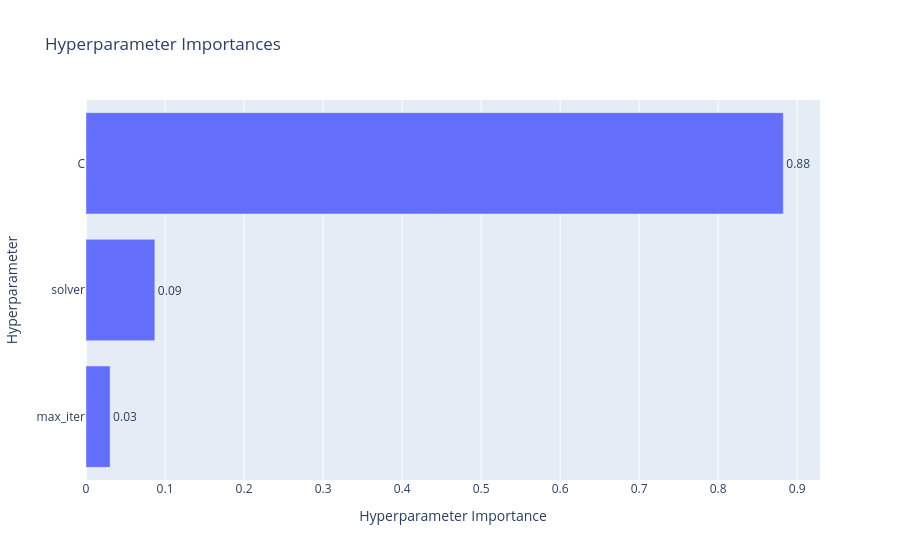

The notebook cell this image was saved under:
### Code cell
optuna.visualization.plot_param_importances(study)

### Figure 1 — Plotly figure (JSON) as saved in the notebook; plotly's stock layout.template omitted (floating-point values rounded to 4 significant figures)
{"data": [{"cliponaxis": false, "hovertemplate": ["max_iter (IntDistribution): 0.030508648501824883<extra></extra>", "solver (CategoricalDistribution): 0.08711530336533985<extra></extra>", "C (FloatDistribution): 0.8823760481328353<extra></extra>"], "name": "Objective Value", "orientation": "h", "text": ["0.03", "0.09", "0.88"], "textposition": "outside", "x": [0.03051, 0.08712, 0.8824], "y": ["max_iter", "solver", "C"], "type": "bar"}], "layout": {"title": {"text": "Hyperparameter Importances"}, "xaxis": {"title": {"text": "Hyperparameter Importance"}}, "yaxis": {"title": {"text": "Hyperparameter"}}}}
